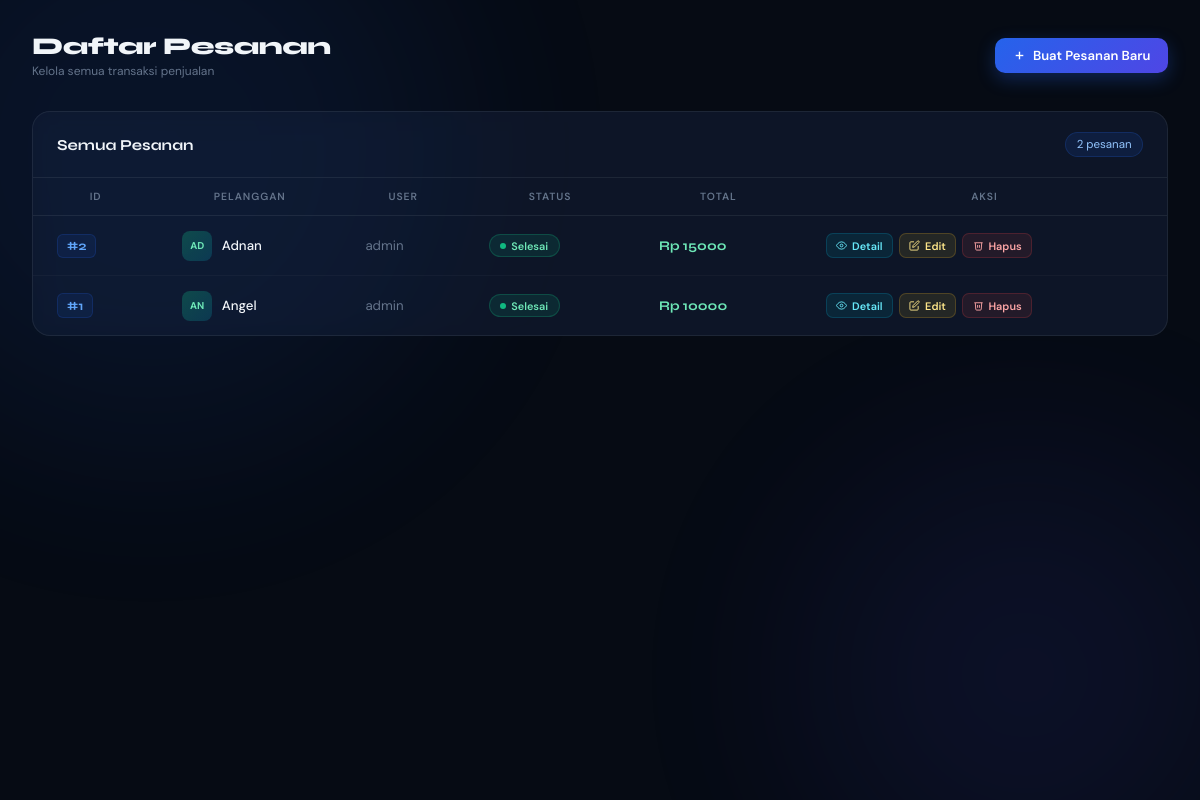
Before: /pesanan/ (signed in) with the older database file.
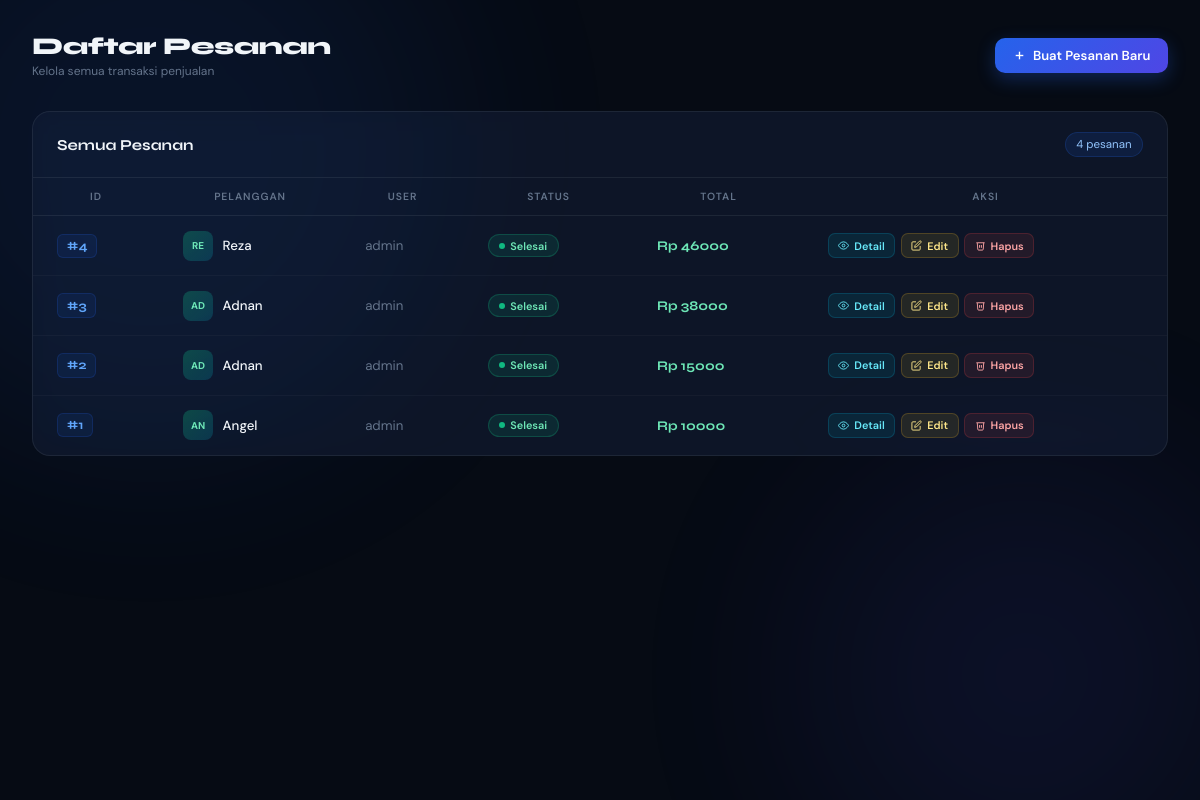
After: the same page with the newer database file.
### appku/models.py (models this page shows, shortened)
class Pesanan(models.Model):
    id = models.BigAutoField(primary_key=True)
    STATUS_CHOICES = [
        ("pending", "Menunggu"),
        ("processing", "Diproses"),
        ("completed", "Selesai"),
        ("cancelled", "Dibatalkan"),
    ]
    pelanggan = models.ForeignKey(
        Pelanggan, on_delete=models.CASCADE, related_name="pesanans"
    )
    user = models.ForeignKey(
        User, on_delete=models.SET_NULL, null=True, related_name="pesanans"
    )
    total_harga = models.DecimalField(max_digits=12, decimal_places=2, default=0)
    status = models.CharField(
        max_length=20,
        choices=STATUS_CHOICES,
        default="pending"
    )
    created_at = models.DateTimeField(auto_now_add=True)

class Pelanggan(models.Model):
    id = models.BigAutoField(primary_key=True)
    nama = models.CharField(max_length=200)
    kontak = models.CharField(max_length=100, blank=True, default="")
    alamat = models.TextField(blank=True, default="")
    telepon = models.CharField(max_length=20, blank=True, default="")
    email = models.EmailField(blank=True, default="")

### appku/views.py (the view)
# urls.py: path("pesanan/", views.pesanan_list, name="pesanan_list"),
@login_required
def pesanan_list(request):
    pesanans = Pesanan.objects.all().order_by("-id")
    return render(request, "appku/pesanan_list.html", {"pesanans": pesanans})

### appku/templates/appku/pesanan_list.html (shortened to what this page needs)
{% extends 'appku/base.html' %}
{% load static %}
{% block content %}
<div class="bg-ambient">
  <div class="bg-blob bg-blob-1"></div>
  <div class="bg-blob bg-blob-2"></div>
</div>
<div class="page-wrap">
  <div class="topbar">
    <div class="topbar-left">
      <div class="page-title">Daftar Pesanan</div>
      <div class="page-sub">Kelola semua transaksi penjualan</div>
    </div>
    <a href="{% url 'pesanan_create' %}" class="btn-new">
      <svg width="13" height="13" fill="none" viewBox="0 0 24 24" stroke="currentColor" stroke-width="2.5"><line x1="12" y1="5" x2="12" y2="19"/><line x1="5" y1="12" x2="19" y2="12"/></svg>
      Buat Pesanan Baru
    </a>
  </div>
  <div class="table-card">
    <div class="table-header">
      <div class="table-header-title">Semua Pesanan</div>
      <span class="table-count">{{ pesanans|length }} pesanan</span>
    </div>
    <div class="table-scroll">
      <table class="nt-table">
        <thead>
          <tr>
            <th>ID</th>
            <th>Pelanggan</th>
            <th>User</th>
            <th>Status</th>
            <th>Total</th>
            <th>Aksi</th>
          </tr>
        </thead>
        <tbody>
          {% for p in pesanans %}
          <tr>
            <td><span class="order-id">#{{ p.id }}</span></td>
            <td>
              <div class="customer-cell">
                <div class="cust-av">{{ p.pelanggan.nama|upper|slice:2 }}</div>
                <span class="cust-name">{{ p.pelanggan.nama }}</span>
              </div>
            </td>
            <td style="color:var(--nt-muted);">{{ p.user.username }}</td>
            <td>
              {% if p.status == 'pending' %}
                <span class="badge-status badge-pending"><span class="badge-dot"></span>{{ p.get_status_display }}</span>
              {% elif p.status == 'processing' %}
                <span class="badge-status badge-processing"><span class="badge-dot"></span>{{ p.get_status_display }}</span>
              {% elif p.status == 'completed' %}
                <span class="badge-status badge-completed"><span class="badge-dot"></span>{{ p.get_status_display }}</span>
              {% else %}
                <span class="badge-status badge-cancelled"><span class="badge-dot"></span>{{ p.get_status_display }}</span>
              {% endif %}
            </td>
            <td><span class="total-val">Rp {{ p.total_harga|floatformat:0 }}</span></td>
            <td>
              <div class="action-group">
                <a href="{% url 'pesanan_detail' pk=p.id %}" class="btn-act btn-detail">
                  <svg width="11" height="11" fill="none" viewBox="0 0 24 24" stroke="currentColor" stroke-width="2"><path d="M1 12s4-8 11-8 11 8 11 8-4 8-11 8-11-8-11-8z"/><circle cx="12" cy="12" r="3"/></svg>
                  Detail
                </a>
                <a href="{% url 'pesanan_update' pk=p.id %}" class="btn-act btn-edit">
                  <svg width="11" height="11" fill="none" viewBox="0 0 24 24" stroke="currentColor" stroke-width="2"><path d="M11 4H4a2 2 0 0 0-2 2v14a2 2 0 0 0 2 2h14a2 2 0 0 0 2-2v-7"/><path d="M18.5 2.5a2.121 2.121 0 0 1 3 3L12 15l-4 1 1-4 9.5-9.5z"/></svg>
                  Edit
                </a>
                <a href="{% url 'pesanan_delete' pk=p.id %}" class="btn-act btn-delete">
                  <svg width="11" height="11" fill="none" viewBox="0 0 24 24" stroke="currentColor" stroke-width="2"><polyline points="3 6 5 6 21 6"/><path d="M19 6l-1 14a2 2 0 0 1-2 2H8a2 2 0 0 1-2-2L5 6"/><path d="M10 11v6M14 11v6"/></svg>
                  Hapus
                </a>
              </div>
            </td>
          </tr>
          {% endfor %}
        </tbody>
      </table>
    </div>
  </div>
</div>
{% endblock %}

Changed rows visible on the page:
added Pesanan: id "4", pelanggan.nama "RE", pelanggan.nama "Reza", user.username "admin", status "Selesai", total_harga "46000"
added Pesanan: id "3", pelanggan.nama "AD", pelanggan.nama "Adnan", user.username "admin", status "Selesai", total_harga "38000"
Other visible differences:
{{ pesanans|length }}: "2" → "4"
